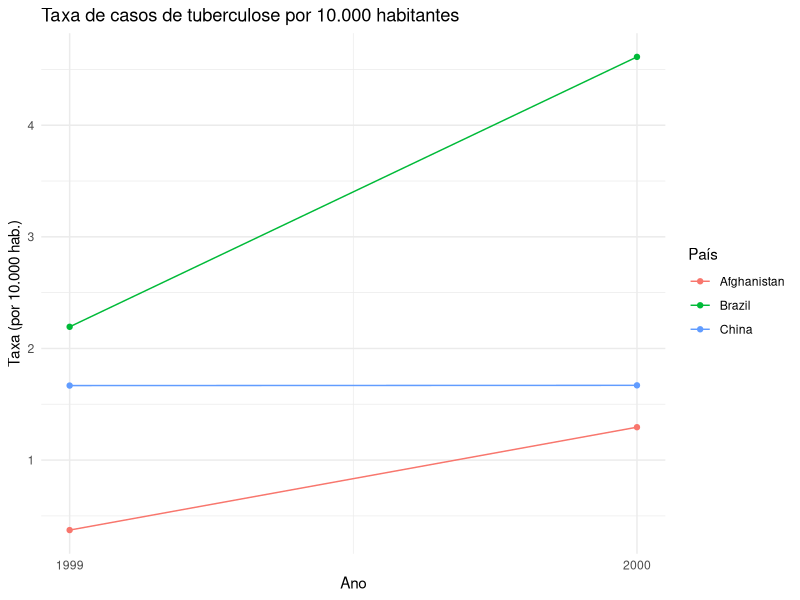
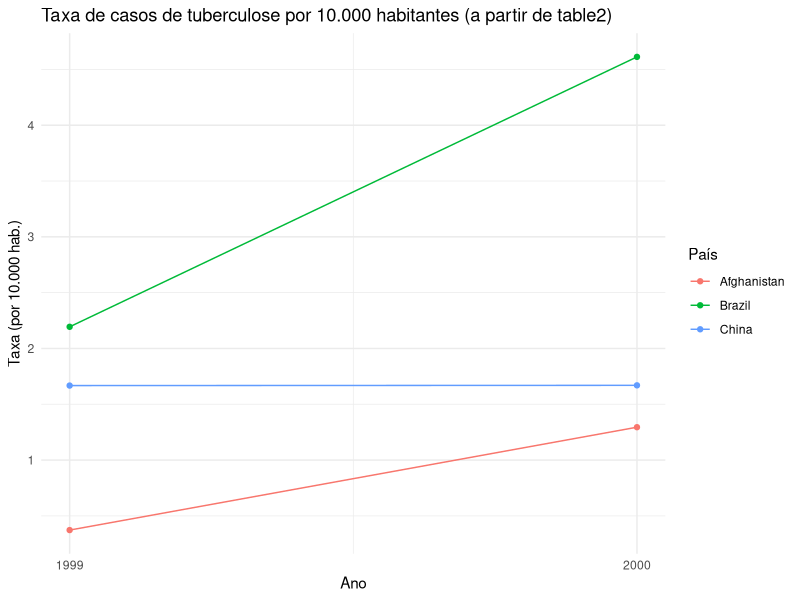

These charts were generated, in order, by the following R code:
## ---- chunk 1
#| message: false
library(tidyverse)
## ---- chunk 2
table1
table2
table3
table4a
table4b
## ---- chunk 3
taxas <- table1 %>%
  mutate(rate = cases / population * 10000)

taxas
## ---- chunk 4
table1 %>%
  group_by(year) %>%
  summarise(casos = sum(cases))
## ---- chunk 5
table1 %>%
  group_by(country) %>%
  summarise(casos = sum(cases))
## ---- chunk 6
table1 %>%
  select(country, year, cases) %>%
  pivot_wider(names_from = year, values_from = cases) %>%
  mutate(mudanca = `2000` - `1999`)
## ---- chunk 7
ggplot(taxas, aes(x = year, y = rate, color = country, group = country)) +
  geom_line() +
  geom_point() +
  scale_x_continuous(breaks = c(1999, 2000)) +
  labs(
    title = "Taxa de casos de tuberculose por 10.000 habitantes",
    x = "Ano", y = "Taxa (por 10.000 hab.)", color = "País"
  ) +
  theme_minimal()
## ---- chunk 8
# 1) número de casos por país/ano
casos_table2 <- table2 %>%
  filter(type == "cases") %>%
  select(country, year, cases = count)

# 2) população por país/ano
pop_table2 <- table2 %>%
  filter(type == "population") %>%
  select(country, year, population = count)

# 3) e 4) junção, cálculo da taxa e armazenamento
taxa_table2 <- left_join(casos_table2, pop_table2, by = c("country", "year")) %>%
  mutate(rate = cases / population * 10000)

taxa_table2
## ---- chunk 9
# 1) número de casos por país/ano (table4a está "larga": um ano por coluna)
casos_table4 <- table4a %>%
  pivot_longer(cols = c(`1999`, `2000`), names_to = "year", values_to = "cases") %>%
  mutate(year = as.integer(year))

# 2) população por país/ano (table4b está "larga": um ano por coluna)
pop_table4 <- table4b %>%
  pivot_longer(cols = c(`1999`, `2000`), names_to = "year", values_to = "population") %>%
  mutate(year = as.integer(year))

# 3) e 4) junção, cálculo da taxa e armazenamento
taxa_table4 <- left_join(casos_table4, pop_table4, by = c("country", "year")) %>%
  mutate(rate = cases / population * 10000)

taxa_table4
## ---- chunk 10
ggplot(taxa_table2, aes(x = year, y = rate, color = country, group = country)) +
  geom_line() +
  geom_point() +
  scale_x_continuous(breaks = c(1999, 2000)) +
  labs(
    title = "Taxa de casos de tuberculose por 10.000 habitantes (a partir de table2)",
    x = "Ano", y = "Taxa (por 10.000 hab.)", color = "País"
  ) +
  theme_minimal()
## ---- chunk 11
tidy4a <- table4a %>%
  pivot_longer(cols = c(`1999`, `2000`), names_to = "year", values_to = "cases") %>%
  mutate(year = as.integer(year))

tidy4a
## ---- chunk 12
tidy4b <- table4b %>%
  pivot_longer(cols = c(`1999`, `2000`), names_to = "year", values_to = "population") %>%
  mutate(year = as.integer(year))

tidy4b
## ---- chunk 13
tidy4 <- left_join(tidy4a, tidy4b, by = c("country", "year"))
tidy4
## ---- chunk 14
table2_tidy <- table2 %>%
  pivot_wider(names_from = type, values_from = count)

table2_tidy
## ---- chunk 15
table3_tidy <- table3 %>%
  separate(rate, into = c("cases", "population"), sep = "/", convert = TRUE)

table3_tidy
